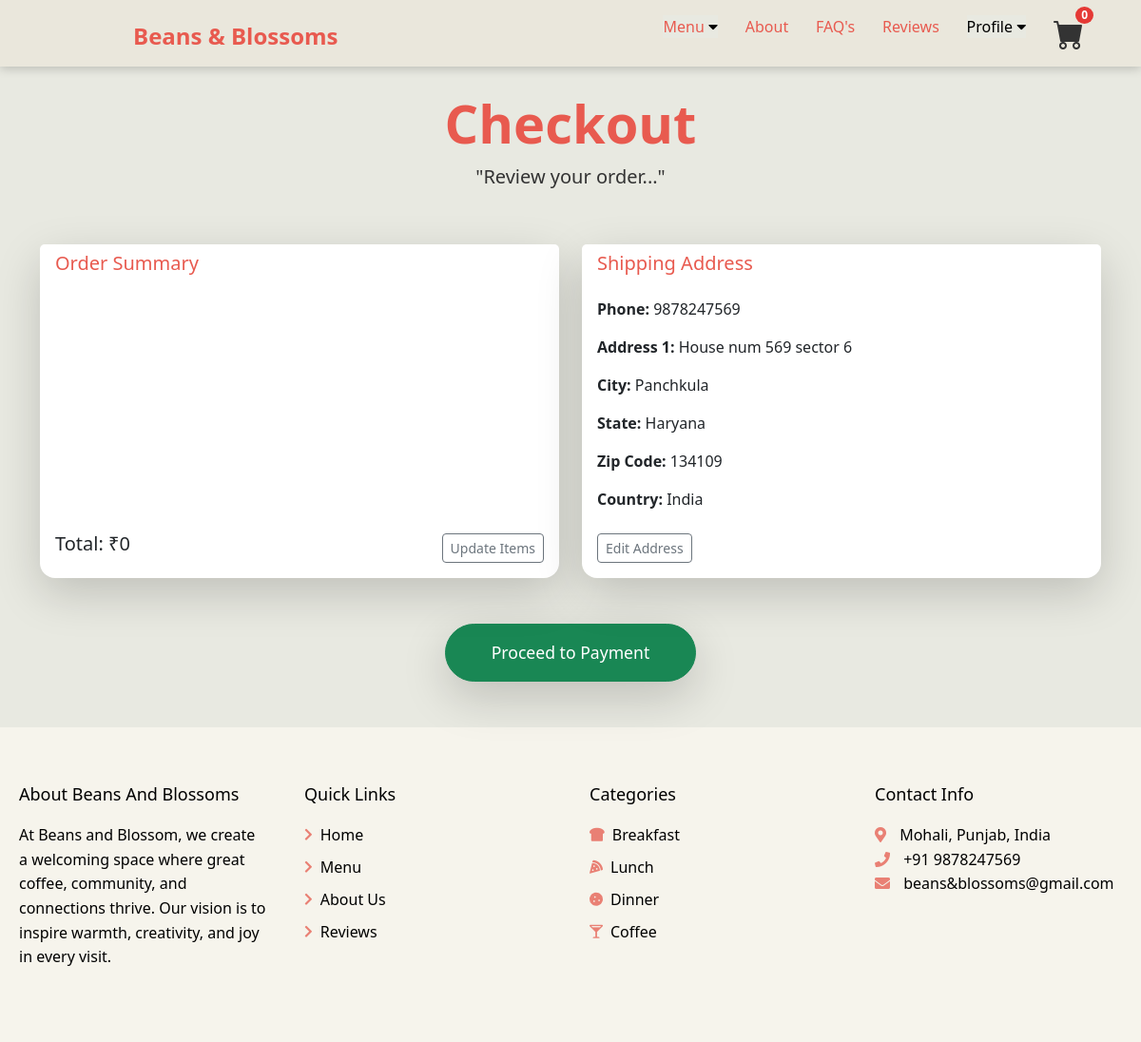
Page /cart/checkout/ (signed in) on the committed database.
### main/models.py (models this page shows, shortened)
class Profile(models.Model):
    user=models.OneToOneField(User, on_delete=models.CASCADE)
    date_modified = models.DateTimeField(User, auto_now=True)
    phone = models.CharField(max_length=20, blank=True)
    address1 = models.CharField(max_length=200, blank=True)
    address2 = models.CharField(max_length=200, blank=True)
    city = models.CharField(max_length=200, blank=True)
    state = models.CharField(max_length=200, blank=True)
    zipcode = models.CharField(max_length=200, blank=True)
    country = models.CharField(max_length=200, blank=True)
    old_cart = models.TextField(blank=True, null=True, default='{}')

### cart/views.py (the view)
# urls.py: path('checkout/', views.checkout, name = "checkout"),
def checkout(request):
    if not request.user.is_authenticated:
        messages.info(request, "You need to register or log in before proceeding to checkout.")
        return redirect('/?show_register_modal=true')  # Passing a query param to trigger the modal
    cart = Cart(request)
    cart_products = cart.get_prods
    quantities = cart.get_quants
    totals = cart.cart_total()
    profile = None
    if request.user.is_authenticated:
        try:
            profile = Profile.objects.get(user=request.user)
        except Profile.DoesNotExist:
            profile = None
    return render(request, "checkout.html", {
        "cart_products": cart_products,
        "quantities": quantities,
        "totals": totals,
        "profile": profile,  # Pass profile to template
    })

### cart/cart.py (called while the page is built, shortened)
    def cart_total(self):
        product_ids = self.cart.keys()
        products = Product.objects.filter(id__in = product_ids)
        quantities = self.cart
        total=0
        return total

    def get_prods(self):
        product_ids = self.cart.keys()
        products = Product.objects.filter(id__in=product_ids)
        return products

### cart/context_processors.py (called while the page is built)
def cart(request):
    return {'cart': Cart(request)}

### cart/templates/checkout.html (shortened to what this page needs)
{% extends 'base.html' %}
{% load static %}
{% block content %}
<header class="py-5">
    <div class="container px-4 px-lg-5 my-5">
        <div class="text-center">
            <h1 class="display-4 fw-bolder" style="color: #E85A4F;">Checkout</h1>
            <p class="lead fw-normal mb-0" style="color: #333;">"Review your order..."</p>
        </div>
    </div>
</header>
<div class="container mb-5" style="margin-top: -40px;">
    <div class="row d-flex align-items-stretch">
        <div class="col-md-6 mb-4 d-flex">
            <div class="card shadow-lg rounded-4 border-0 w-100 h-100">
                <div class="card-header bg-white border-bottom-0 rounded-top-4">
                    <h5 class="mb-0" style="color: #E85A4F;">Order Summary</h5>
                </div>
                <div class="card-body d-flex flex-column justify-content-between">
                    <div class="d-flex justify-content-between align-items-center mt-3">
                        <h5 class="text-end">Total: ₹{{ totals }}</h5>
                        <a href="{% url 'cart_summary' %}" class="btn btn-outline-secondary btn-sm">Update Items</a>
                    </div>
                </div>
            </div>
        </div>
        <div class="col-md-6 mb-4 d-flex">
            <div class="card shadow-lg rounded-4 border-0 w-100 h-100">
                <div class="card-header bg-white border-bottom-0 rounded-top-4">
                    <h5 class="mb-0" style="color: #E85A4F;">Shipping Address</h5>
                </div>
                <div class="card-body d-flex flex-column justify-content-between">
                    <div>
                        {% if profile.phone and profile.address1 and profile.city and profile.state and profile.zipcode and profile.country %}
                            <p><strong>Phone:</strong> {{ profile.phone }}</p>
                            <p><strong>Address 1:</strong> {{ profile.address1 }}</p>
                            <p><strong>City:</strong> {{ profile.city }}</p>
                            <p><strong>State:</strong> {{ profile.state }}</p>
                            <p><strong>Zip Code:</strong> {{ profile.zipcode }}</p>
                            <p><strong>Country:</strong> {{ profile.country }}</p>
                        {% else %}
                            <p class="text-warning">⚠️ Your shipping details are incomplete. Please update your address information.</p>
                        {% endif %}
                    </div>
                    <div>
                        {% if profile.phone and profile.address1 %}
                            <a href="#" data-bs-toggle="modal" data-bs-target="#userInfoModal" class="btn btn-outline-secondary btn-sm mt-2">Edit Address</a>
                        {% else %}
                            <a href="#" data-bs-toggle="modal" data-bs-target="#userInfoModal" class="btn btn-outline-primary btn-sm mt-2">Update Address Info</a>
                        {% endif %}
                    </div>
                </div>
            </div>
        </div>
    </div>
    <div class="text-center mt-4">
        <a href="#" class="btn btn-success px-5 py-3 rounded-pill shadow-lg"
           style="font-size: 1.1rem; transition: transform 0.2s ease-in-out;">
            Proceed to Payment
        </a>
    </div>
</div>
{% endblock %}

### main/templates/base.html (style rules this page uses)
* { margin: 0; padding: 0; box-sizing: border-box; }
body { background-color: #E8E9E1; }

### rows in the picture
Profile: phone "9878247569", address1 "House num 569 sector 6", city "Panchkula", state "Haryana", zipcode "134109", country "India"

### other values in the picture
{{ totals }} "0"
